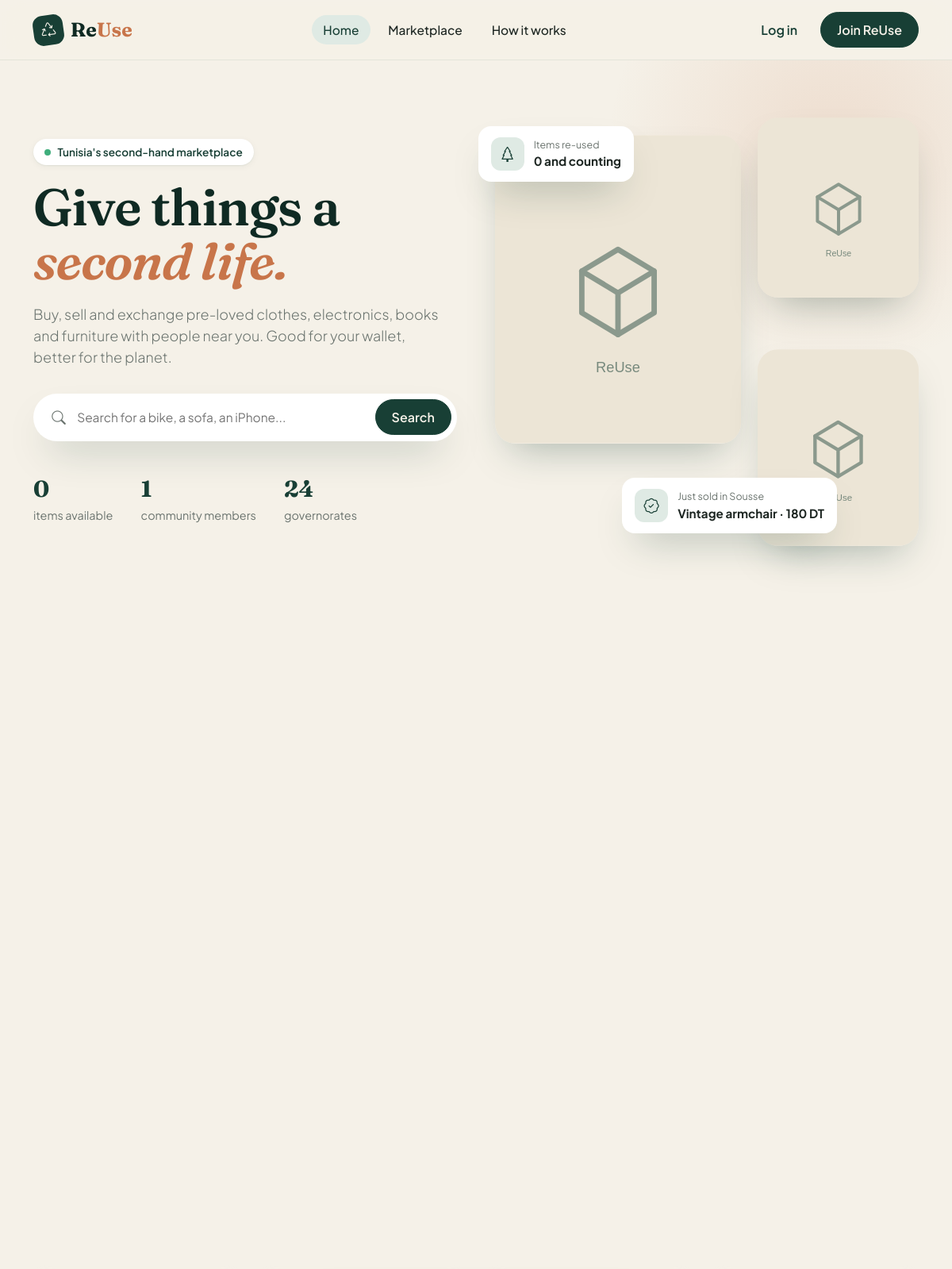
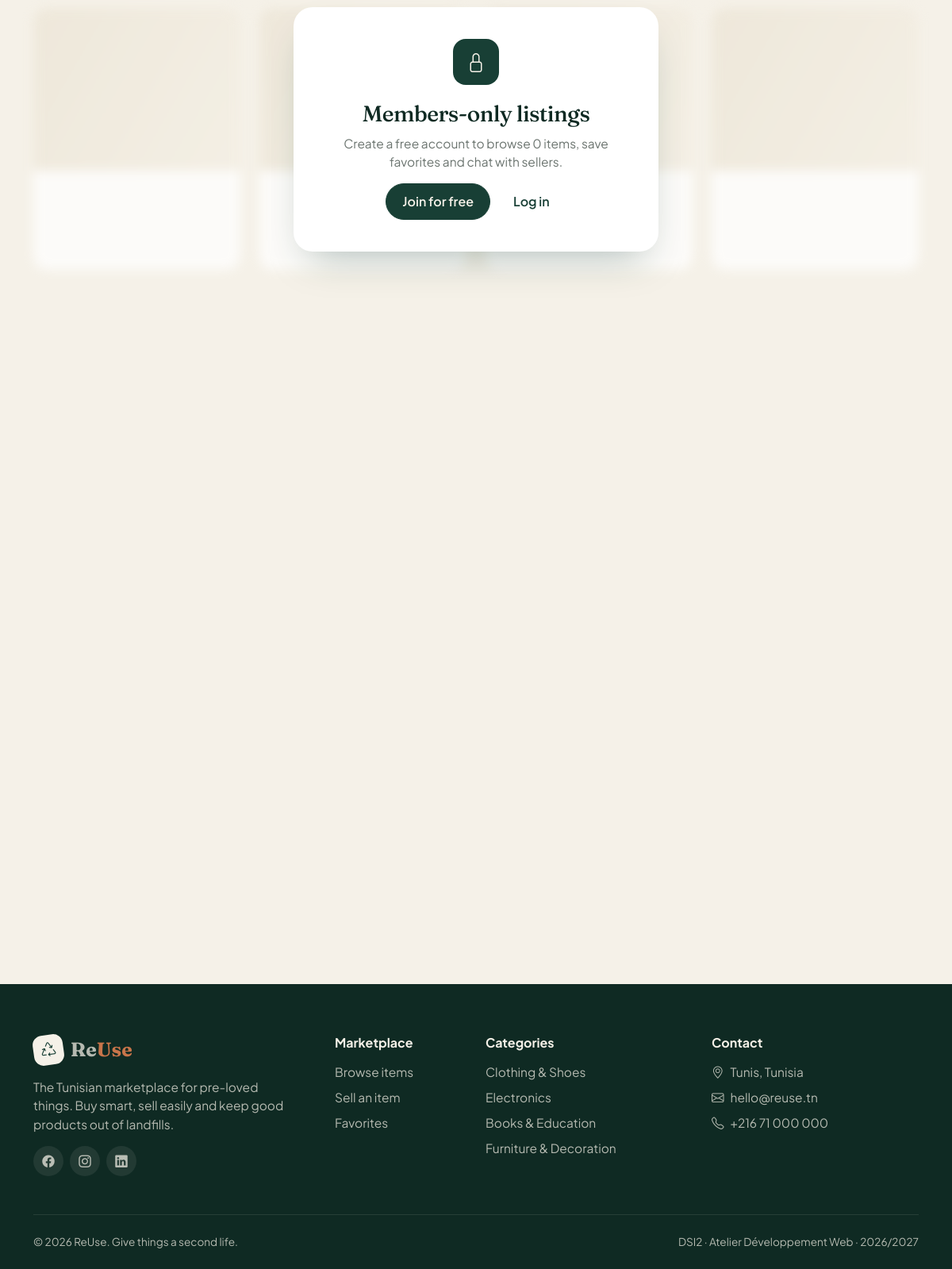
The page / on the database its author committed (2 pictures, top to bottom).
### tables this page shows
CREATE TABLE categories (
    id          INT UNSIGNED AUTO_INCREMENT PRIMARY KEY,
    name        VARCHAR(80)  NOT NULL UNIQUE,
    slug        VARCHAR(80)  NOT NULL UNIQUE,
    icon        VARCHAR(50)  NOT NULL DEFAULT 'bi-box',    
    created_at  TIMESTAMP    NOT NULL DEFAULT CURRENT_TIMESTAMP
);

### views/index.phtml (the view, shortened to what the rows shown need)
<section class="hero">
    <div class="container">
        <div class="row align-items-center g-5">
            <div class="col-lg-6">
                <h1>Give things a <em>second life.</em></h1>
            </div>
        </div>
    </div>
</section>
            <?php foreach (get_categories() as $i => $c): ?>
                <div class="col-6 col-md-4 col-lg-<?= $i < 2 ? '6' : '3' ?> reveal">
                    <a class="cat-tile" href="<?= url('marketplace.php?category=' . (int) $c['id']) ?>">
                        <img src="<?= e($catImages[$c['slug']] ?? $fallback) ?>" alt="<?= e($c['name']) ?>" loading="lazy" onerror="this.src='<?= $fallback ?>'">
                        <div class="cat-info">
                            <div>
                                <h3><i class="bi <?= e($c['icon']) ?> me-1"></i> <?= e($c['name']) ?></h3>
                                <small><?= (int) ($catCounts[$c['id']] ?? 0) ?> items</small>
                            </div>
                            <span class="arrow"><i class="bi bi-arrow-right"></i></span>
                        </div>
                    </a>
                </div>
            <?php endforeach; ?>

### views/layout.phtml (shortened to what the rows shown need)
<!DOCTYPE html>
<html lang="en">
<head>
    <link href="<?= url('assets/vendor/bootstrap/bootstrap.min.css') ?>" rel="stylesheet">
    <link href="<?= url('assets/vendor/bootstrap-icons/bootstrap-icons.min.css') ?>" rel="stylesheet">
    <link href="<?= url('assets/css/style.css') ?>" rel="stylesheet">
</head>
<body class="<?= e($bodyClass ?? '') ?>">
<main>
<?= $content ?>
</main>
<footer class="site-footer">
    <div class="container">
        <div class="row g-4">
            <div class="col-6 col-lg-3">
                <ul>
                    <?php foreach (array_slice(get_categories(), 0, 4) as $c): ?>
                        <li><a href="<?= url('marketplace.php?category=' . (int) $c['id']) ?>"><?= e($c['name']) ?></a></li>
                    <?php endforeach; ?>
                </ul>
            </div>
        </div>
    </div>
</footer>
</body>
</html>

### rows shown on the page
categories: name "Clothing & Shoes"
categories: name "Electronics"
categories: name "Books & Education"
categories: name "Furniture & Decoration"

### other values the page prints
$stats['available'] "0"
$stats['members'] "1"
$stats['sold'] "0"
